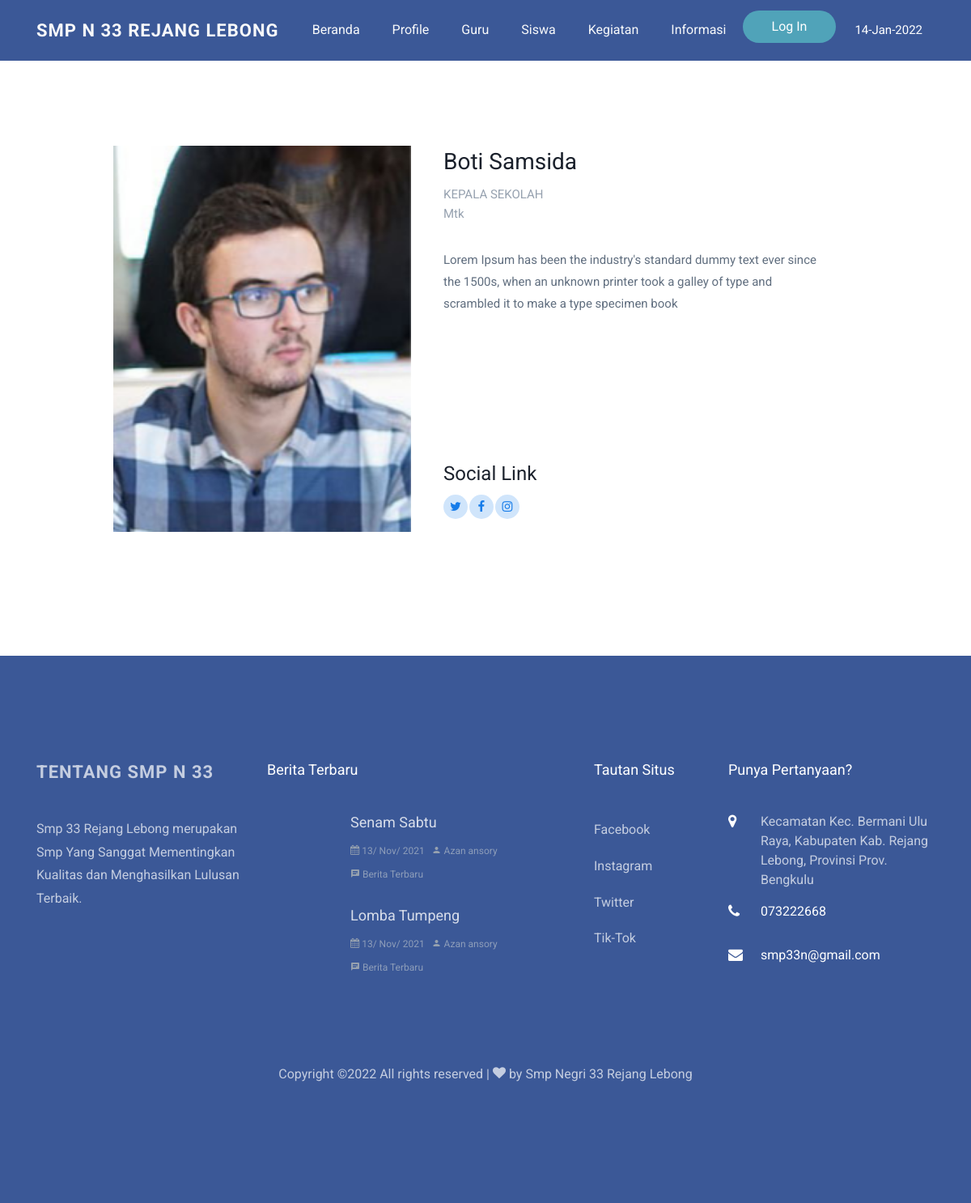
The app's page /FrontDetailController/getDetailGuru/1636794607 with its own data.
### tables this page shows
CREATE TABLE `db_guru` (
  `id` int(11) NOT NULL AUTO_INCREMENT,
  `nama` varchar(50) NOT NULL,
  `nip` varchar(50) DEFAULT NULL,
  `lulusan` varchar(50) NOT NULL,
  `email` varchar(50) NOT NULL,
  `jabatan` varchar(50) NOT NULL,
  `mengajar` varchar(50) NOT NULL,
  `foto` varchar(50) NOT NULL,
  `alamat` text,
  `no_hp` varchar(15) NOT NULL,
  `deskripsi` longtext NOT NULL,
  `created_at` varchar(50) DEFAULT NULL,
  PRIMARY KEY (`id`)
);

CREATE TABLE `db_informasi` (
  `id` int(11) NOT NULL AUTO_INCREMENT,
  `judul` varchar(50) NOT NULL,
  `isi` text NOT NULL,
  `foto` varchar(225) NOT NULL,
  `ouner_post` varchar(225) NOT NULL,
  `slug_judul` varchar(50) NOT NULL,
  `created_at` varchar(225) NOT NULL,
  PRIMARY KEY (`id`)
);

### application/controllers/FrontDetailController.php (called while the page is built, shortened)
<?php
class FrontDetailController extends CI_Controller
{
	public function __construct()
	{
		$this->load->model(['AssetSekolahModel', 'FrontModel', 'DataUserSekolahModel']);
	}
	public function getDetailGuru($slug)
	{
		$data['title'] = "Detail Guru";
		$data['start'] = $this->uri->segment(3);
		$data['getNewFooterInformasi'] = $this->AssetSekolahModel->getNewFooterInformasi()->result_array();
		$data['getDetailGuru'] = $this->DataUserSekolahModel->getDetailGuru($slug)->row_array();
		$data['getSosialMedia'] = $this->FrontModel->getSosialMedia();
		$this->load->view('includes/Front/header', $data);
		$this->load->view('pages/Front/Front-detail/guruDetail', $data);
		$this->load->view('includes/Front/footer', $data);
	}
}

### index.php (called while the page is built, shortened)
<?php
require_once BASEPATH.'core/CodeIgniter.php';

### application/models/DataUserSekolahModel.php (called while the page is built, shortened)
<?php
class DataUserSekolahModel extends CI_Model
{
	function getDetailGuru($slug)
	{
		$this->db->where(['created_at' => $slug]);
		return $this->db->get('db_guru');
	}
}

### application/models/AssetSekolahModel.php (called while the page is built, shortened)
<?php
class AssetSekolahModel extends CI_Model
{
	public function getNewFooterInformasi()
	{
		$this->db->order_by('id', 'DESC');
		$this->db->limit(2);
		return $this->db->get('db_informasi');
	}
}

### application/models/FrontModel.php (called while the page is built, shortened)
<?php
class FrontModel extends CI_Model
{
	function getSosialMedia()
	{
		return $this->db->get('db_sosial_media')->row_array();
	}
}

### application/views/pages/Front/Front-detail/guruDetail.php (the view)
<section class="ftco-section">
	<div class="container">
		<div class="row justify-content-center">
			<div class="col-md-10">
				<div class="row">
					<div class="col-md-12 mb-5">
						<div class="teacher-details d-md-flex">
							<div class="img ftco-animate" style="background-image: url(<?= base_url('assets/assetGambar/guru/') . $getDetailGuru['foto'] ?>);"></div>
							<div class="text ftco-animate">
								<h3><?= $getDetailGuru['nama']; ?></h3>
								<span class="position" style="margin-bottom: -3px;"><?= $getDetailGuru['jabatan']; ?></span>
								<span class="position"><?= $getDetailGuru['mengajar']; ?></span>
								<p style="margin-bottom: 180px;"><?= $getDetailGuru['deskripsi']; ?></p>
								<div class="mt-4">
									<h4>Social Link</h4>
									<p class="ftco-social d-flex">
										<a href="#" class="d-flex justify-content-center align-items-center"><span class="icon-twitter"></span></a>
										<a href="#" class="d-flex justify-content-center align-items-center"><span class="icon-facebook"></span></a>
										<a href="#" class="d-flex justify-content-center align-items-center"><span class="icon-instagram"></span></a>
									</p>
								</div>
							</div>
						</div>
					</div>
				</div>
			</div>
		</div>
	</div>
</section>

### application/views/includes/Front/footer.php (shortened to what this page needs)
<footer class="ftco-footer ftco-bg-dark ftco-section">
	<div class="overlay"></div>
	<div class="container">
		<div class="row mb-5">
			<div class="col-md-3">
				<div class="ftco-footer-widget mb-4">
					<h2><a class="navbar-brand" href="<?= base_url('FrontController') ?>">Tentang Smp N 33 </a></h2>
					<p>Smp 33 Rejang Lebong merupakan Smp Yang Sanggat Mementingkan Kualitas dan Menghasilkan Lulusan Terbaik.</p>
					<ul class="ftco-footer-social list-unstyled float-md-left float-lft mt-5">
					</ul>
				</div>
			</div>
			<div class="col-md-4">
				<div class="ftco-footer-widget mb-4">
					<h2 class="ftco-heading-2">Berita Terbaru</h2>
					<?php foreach ($getNewFooterInformasi as $data) : ?>
						<div class="block-21 mb-4 d-flex">
							<a class="blog-img mr-4" style="background-image: url(images/image_1.jpg);"></a>
							<div class="text">
								<h3 class="heading"><a href="<?= base_url('FrontDetailController/getDetaiInformasi/') . $data['slug_judul'] ?>"><?= $data['judul']; ?></a></h3>
								<div class="meta">
									<div><a href="#"><span class="icon-calendar"></span> <?= date("d/ M/ Y", $data['created_at'],); ?></a></div>
									<div><a href="#"><span class="icon-person"></span> <?= $data['ouner_post']; ?></a></div>
									<div><a href="#"><span class="icon-chat"></span> Berita Terbaru</a></div>
								</div>
							</div>
						</div>
					<?php endforeach; ?>
				</div>
			</div>
			<div class="col-md-2">
				<div class="ftco-footer-widget mb-4 ml-md-4">
					<h2 class="ftco-heading-2">Tautan Situs</h2>
					<ul class="list-unstyled">
						<li><a href="<?= $getSosialMedia['facebook'] ?>" target="blank" class="py-2 d-block">Facebook</a></li>
						<li><a href="<?= $getSosialMedia['instagram'] ?>" target="blank" class="py-2 d-block">Instagram</a></li>
						<li><a href="<?= $getSosialMedia['twitter'] ?>" target="blank" class="py-2 d-block">Twitter</a></li>
						<li><a href="<?= $getSosialMedia['tik-tok'] ?>" target="blank" class="py-2 d-block">Tik-Tok</a></li>
					</ul>
				</div>
			</div>
			<div class="col-md-3">
				<div class="ftco-footer-widget mb-4">
					<h2 class="ftco-heading-2">Punya Pertanyaan?</h2>
					<div class="block-23 mb-3">
						<ul>
							<li><span class="icon icon-map-marker"></span><span class="text">Kecamatan Kec. Bermani Ulu Raya, Kabupaten Kab. Rejang Lebong, Provinsi Prov. Bengkulu</span></li>
							<li><a href="#"><span class="icon icon-phone"></span><span class="text">073222668</span></a></li>
							<li><a href="#"><span class="icon icon-envelope"></span><span class="text">smp33n@gmail.com</span></a></li>
						</ul>
					</div>
				</div>
			</div>
		</div>
		<div class="row">
			<div class="col-md-12 text-center">
				<p>
					Copyright &copy; All rights reserved | <i class="icon-heart" aria-hidden="true"></i> by <a href="#" target="_blank">Smp Negri 33 Rejang Lebong</a>
				</p>
			</div>
		</div>
	</div>
</footer>
</body>
</html>

### assets/FrontAssets/css/icomoon.css (style rules this page uses)
[class^="icon-"], [class*=" icon-"] { font-family: 'icomoon' !important; speak: none; font-style: normal; font-weight: normal; font-variant: normal; text-transform: none; line-height: 1; -webkit-font-smoothing: antialiased; -moz-osx-font-smoothing: grayscale; }
.icon-heart:before { content: "\f004"; }
.icon-map-marker:before { content: "\f041"; }
.icon-calendar:before { content: "\f073"; }
.icon-phone:before { content: "\f095"; }
.icon-twitter:before { content: "\f099"; }
.icon-facebook:before { content: "\f09a"; }
.icon-envelope:before { content: "\f0e0"; }
.icon-instagram:before { content: "\f16d"; }
.icon-chat:before { content: "\e0b7"; }
.icon-person:before { content: "\e7fd"; }

### records on screen
db_guru: foto (picture), nama "Boti Samsida", jabatan "KEPALA SEKOLAH", mengajar "Mtk", deskripsi "Lorem Ipsum has been the industry's standard dummy text ever since the 1500s, when an unknown printer took a galley of type and scrambled it to make a type specimen book"
db_informasi: judul "Senam Sabtu", created_at "13/ Nov/ 2021", ouner_post "Azan ansory"
db_informasi: judul "Lomba Tumpeng", created_at "13/ Nov/ 2021", ouner_post "Azan ansory"
